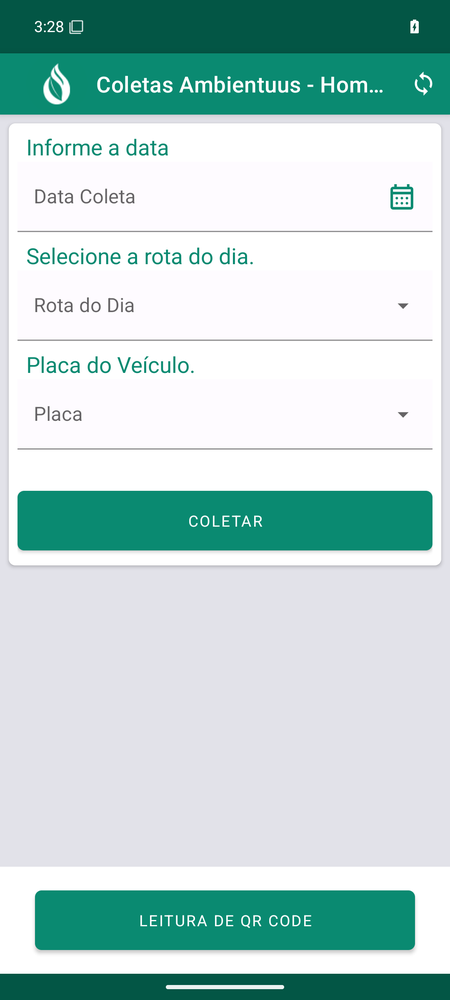
#> input picture build/screens/original-main.png, 450 x 1000 px, shrunk from 1080 x 2400 before the run; the run also reads 1 picture not shown here
$ python compare-images.py ../screens/original-main.png ../screens/rebuilt-main.png
#> lines starting #> are read from the running program, lines starting #| are printed output that depends on the picture

import sys
from PIL import Image, ImageChops
a = Image.open(sys.argv[1]).convert('RGB')
b = Image.open(sys.argv[2]).convert('RGB')
print('sizes', a.size, b.size)
#| sizes (450, 1000) (450, 1000)
box = (0, 120, a.size[0], a.size[1])
#> box = (0, 120, 450, 1000)
a2, b2 = a.crop(box), b.crop(box)
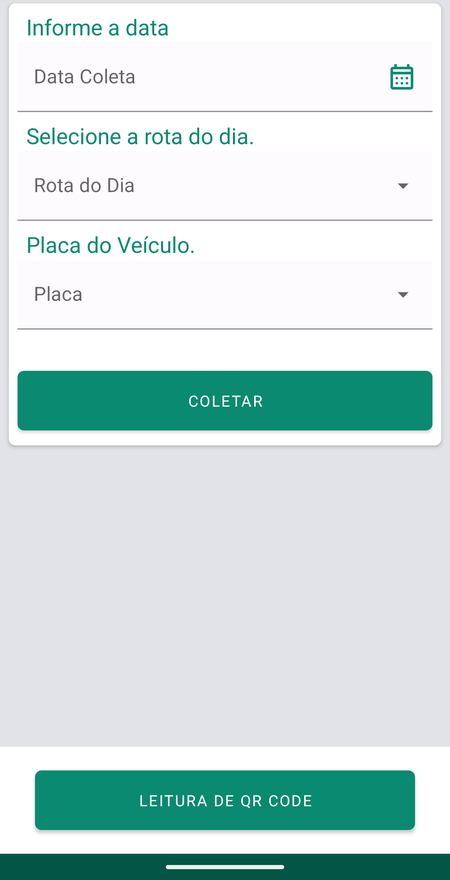
#> a2: PIL image 450x880 RGB; mean R, G, B 205.1, 222.7, 222.5
diff = ImageChops.difference(a2, b2)
#> diff: PIL image 450x880 RGB; every value is 0
bbox = diff.getbbox()
#> bbox = None
hist = diff.convert('L').histogram()
#> hist = 256 values, max 396000 at index 0, min 0 at index 1, mean 1546.9
total = sum(hist); nonzero = total - hist[0]
#> after `total = sum(hist)`: total = 396000
#> after `nonzero = total - hist[0]`: nonzero = 0
print('differing pixels (below status bar):', nonzero, 'of', total, '=', round(100*nonzero/total, 4), '%')
#| differing pixels (below status bar): 0 of 396000 = 0.0 %
print('diff bbox:', bbox)
#| diff bbox: None
